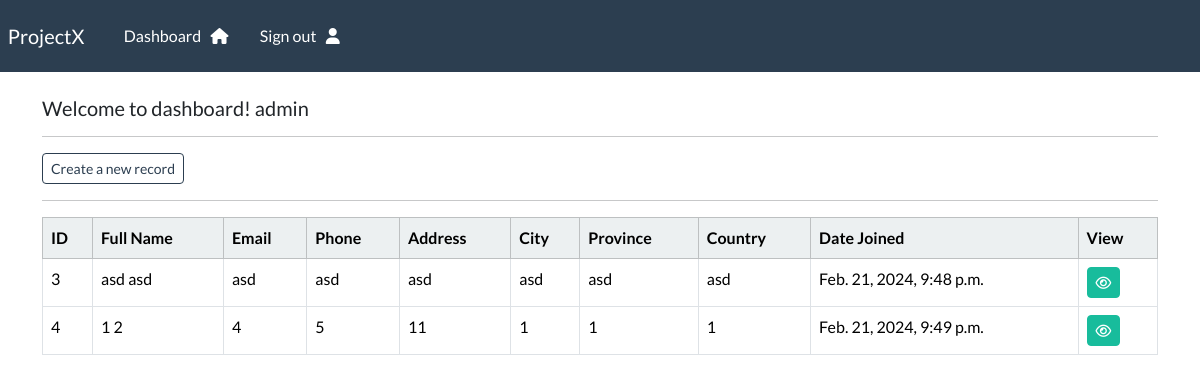
The page /dashboard (signed in) on the database its author committed.
### webapp/models.py (models this page shows, shortened)
class Record(models.Model):
    creation_date = models.DateTimeField(auto_now_add=True)
    first_name = models.CharField(max_length=100)
    last_name = models.CharField(max_length=100)
    email = models.CharField(max_length=255)
    phone = models.CharField(max_length=20)
    address = models.CharField(max_length=255)
    city = models.CharField(max_length=255)
    province = models.CharField(max_length=255)
    country = models.CharField(max_length=255)

### webapp/views.py (the view)
# urls.py: path('dashboard', views.dashboard, name='dashboard'),
@login_required(login_url='my-login')
def dashboard(request):
    my_records = Record.objects.all()
    context = {'key_records': my_records}
    return render(request,'webapp/dashboard.html', context=context)

### webapp/templates/webapp/dashboard.html
{% extends 'webapp/base.html' %}
{% block content %}
    <h5>Welcome to dashboard! {{user}} </h5>
    <hr>
    <a class='btn btn-outline-primary btn-sm' href="{% url 'create-record' %}">Create a new record</a>
    <hr>
    <table class="table table-hover table-bordered">
        <thead class="table-light">
            <tr>
                <th scope="col">ID</th>
                <th scope="col">Full Name</th>
                <th scope="col">Email</th>
                <th scope="col">Phone</th>
                <th scope="col">Address</th>
                <th scope="col">City</th>
                <th scope="col">Province</th>
                <th scope="col">Country</th>
                <th scope="col">Date Joined</th>
                <th scope="col">View</th>
            </tr>
        </thead>
        <tbody>
            {% if key_records %}
                {% for record in key_records %}
             <tr>
                <td> {{record.id}}</td>
                <td> {{record.first_name}} {{record.last_name}}</td>
                <td> {{record.email}} </td>
                <td> {{record.phone}} </td>
                <td> {{record.address}} </td>
                <td> {{record.city}} </td>
                <td> {{record.province}} </td>
                <td> {{record.country}} </td>
                <td> {{record.creation_date}} </td>
                <td> <a class="btn btn-success btn-sm" href="{% url 'record' record.id %}"> <i class="fa-regular fa-eye"></i> </a></td>
            </tr>
                {% endfor %}
            {% endif %}
        </tbody>
    </table>
{% endblock %}

### webapp/templates/webapp/base.html (shortened to what this page needs)
{% load static %}
<!DOCTYPE html>
<html>
    <head>
        <link rel="stylesheet" type="text/css" href="https://bootswatch.com/5/flatly/bootstrap.min.css">
        <link rel="stylesheet" type="text/css" href="{% static 'css/styles.css' %}">
    </head>
    <body>
        {% include 'webapp/navbar.html' %}
        <div class="container">
            <br>
            {% block content %}
            {% endblock %}
        </div>
    </body>
</html>

### webapp/templates/webapp/navbar.html (shortened to what this page needs)
<nav class="navbar navbar-expand-lg navbar-dark bg-primary justify-content-center">
    <a class="navbar-brand main-heading" href="{% url '' %}">
      &nbsp; ProjectX
    </a>
      <div class="collapse navbar-collapse text-center" id="navbarNavDropdown">
        <ul class="navbar-nav mr-auto">
          {% if user.is_authenticated %}
            <li class="nav-item">
              <a class="nav-link" href="{% url 'dashboard' %}">Dashboard &nbsp; <i class="fa fa-home" aria-hidden="true"></i> </a>
            </li>
            <li class="nav-item">
              <a class="nav-link" href="{% url 'user-logout' %}">Sign out &nbsp; <i class="fa-sharp fa-solid fa-user"></i> </a>
            </li>
        </ul>
        {% endif %}
      </div>
  </nav>

### rows shown on the page
Record: id "3", first_name "asd", last_name "asd", email "asd", phone "asd", address "asd", city "asd", province "asd", country "asd", creation_date "Feb. 21, 2024, 9:48 p.m."
Record: id "4", first_name "1", last_name "2", email "4", phone "5", address "11", city "1", province "1", country "1", creation_date "Feb. 21, 2024, 9:49 p.m."

### other values the page prints
{{ user }} "admin"
